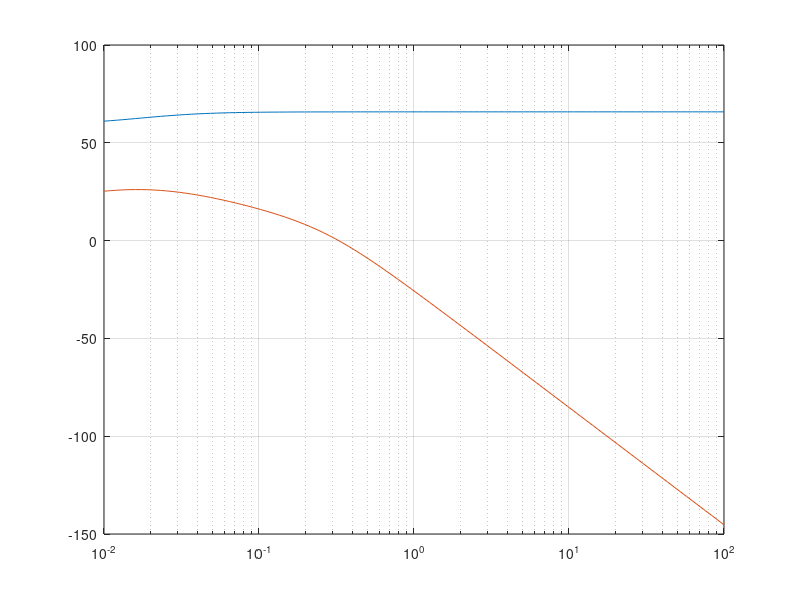

This figure's MATLAB source:
% MIMO system responses

% MIMO system
% define SISO systems
sys11=tf([-86.41],[15 0.37]);
sys12=tf([-0.05445],[1 0.524667 0.0873333 0.00185]);
sys21=tf([29324.85 327.75],[15 0.37]);
sys22=tf([0.25535],[1 0.524667 0.0873333 0.00185]);

% compose MIMO system
sys=[sys11 sys12;
     sys21 sys22];

% compute singular values
% and plot
w=logspace(-2,2,100);
sv=sigma(sys,w);
V=sv(:,51) %VALORES SINGULARES EN 1 RAD/S


sv=20*log10(sv);
figure;
semilogx(w,sv);
grid

